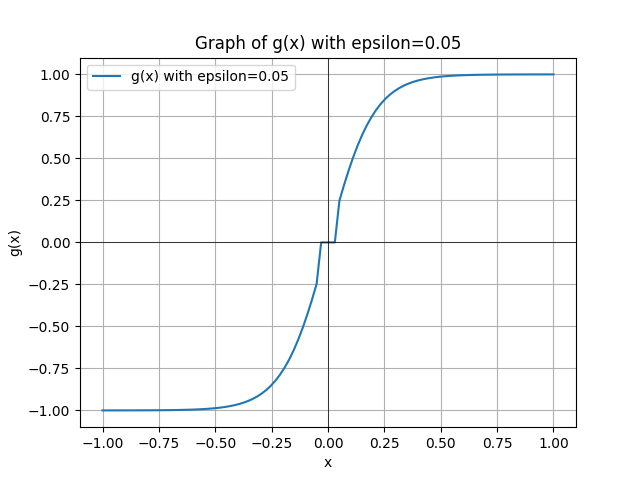

Reproduce this figure in Python.
import numpy as np
import matplotlib.pyplot as plt

# 定义sigmoid函数
def sigmoid(x):
    return 1 / (1 + np.exp(-x))

# 定义g(x)函数
def g(x, epsilon):
    return np.where(np.abs(x) <= epsilon, 
                    0, 
                    2 * sigmoid(x*10) - 1)

# 设置x的范围
x = np.linspace(-1, 1, 100)

# 设置epsilon的值
epsilon = 0.05  # 你可以根据需要调整

# 计算g(x)的值
y = g(x, epsilon)

# 绘制图像
plt.plot(x, y, label=f'g(x) with epsilon={epsilon}')
plt.title(f'Graph of g(x) with epsilon={epsilon}')
plt.xlabel('x')
plt.ylabel('g(x)')
plt.axhline(0, color='black',linewidth=0.5)  # x轴
plt.axvline(0, color='black',linewidth=0.5)  # y轴
plt.grid(True)
plt.legend()
plt.savefig('g_x.png')